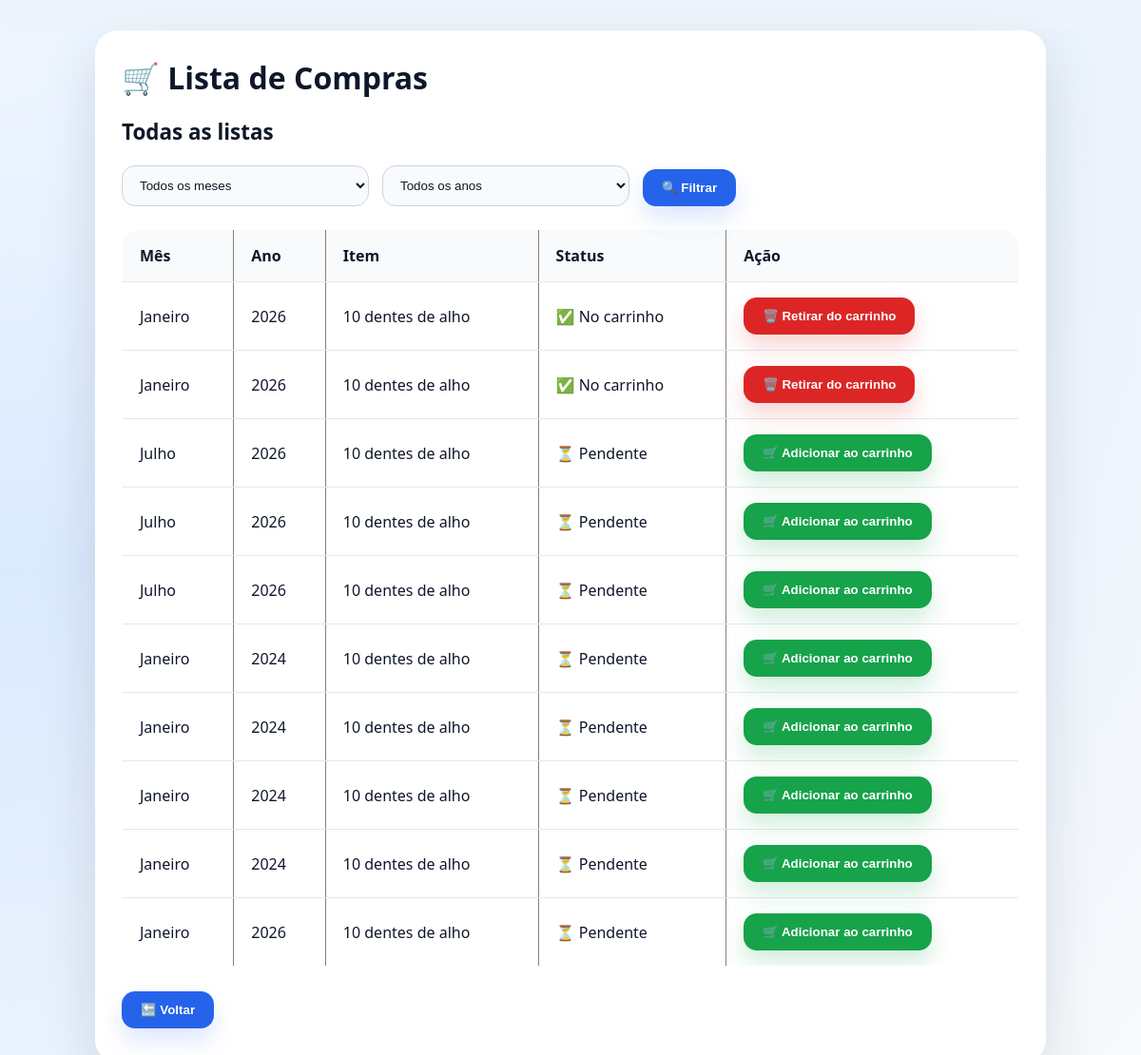
The page /lista.php on the database its author committed.
### tables this page shows
CREATE TABLE `compras` (
  `id` int(11) NOT NULL,
  `mes` varchar(20) DEFAULT NULL,
  `item` varchar(255) DEFAULT NULL,
  `data_cadastro` timestamp NOT NULL DEFAULT current_timestamp(),
  `ano` int(11) DEFAULT NULL,
  `status` varchar(20) DEFAULT 'pendente'
);

### lista.php (the view, shortened to what this page needs)
<?php
$conn = new mysqli("localhost", "root", "", "lista_compras");
$mes = $_GET['mes'] ?? '';
$ano = $_GET['ano'] ?? '';
$sql = "SELECT * FROM compras
        WHERE 1=1";
$sql .= " ORDER BY status, item";
$result = $conn->query($sql);
?>
<!DOCTYPE html>
<html lang="pt-BR">
<head>
    <link rel="stylesheet" href="style.css">
</head>
<body>
    <div class="container">
<h1>🛒 Lista de Compras</h1>
<?php
if ($mes != '' && $ano != '') {
    echo "<h2>$mes / $ano</h2>";
} else {
    echo "<h2>Todas as listas</h2>";
}
?>
<form method="GET">
    <select name="mes">
        <option value="">Todos os meses</option>
    </select>
    <select name="ano">
        <option value="">Todos os anos</option>
    </select>
    <button type="submit">🔍 Filtrar</button>
</form>
<table border="1">
    <tr>
        <th>Mês</th>
        <th>Ano</th>
        <th>Item</th>
        <th>Status</th>
        <th>Ação</th>
    </tr>
    <?php
    while ($row = $result->fetch_assoc()) {
    echo "<tr>";
    echo "<td>{$row['mes']}</td>";
    echo "<td>{$row['ano']}</td>";
    echo "<td>{$row['item']}</td>";
    if ($row['status'] == 'carrinho') {
        echo "<td>✅ No carrinho</td>";
        echo "<td>
            <button class=\"button-danger\" onclick=\"window.location.href='retirar_carrinho.php?id={$row['id']}&mes=$mes&ano=$ano'\">
                🗑️ Retirar do carrinho
            </button>
          </td>";
    } else {
        echo "<td>⏳ Pendente</td>";
        echo "<td>
            <button class=\"button-success\" onclick=\"window.location.href='adicionar_carrinho.php?id={$row['id']}&mes=$mes&ano=$ano'\">
                🛒 Adicionar ao carrinho
            </button>
          </td>";
    }
    echo "</tr>";
}
    ?>
</table>
    <button onclick="window.location.href='index.php'">
        🔙 Voltar
    </button>
    </div>
</body>
</html>

### style.css (style rules this page uses)
:root { color-scheme: light; font-family: "Segoe UI", Tahoma, Geneva, Verdana, sans-serif; background: #eef4fb; color: #102a43; }
* { box-sizing: border-box; }
body { margin: 0; min-height: 100vh; background: radial-gradient(circle at top left, #eff6ff 0%, #dbeafe 35%, #f8fafc 100%); }
.container { width: min(100%, 1000px); margin: 32px auto; padding: 28px 28px 36px; background: #ffffff; border-radius: 24px; box-shadow: 0 24px 60px rgba(15, 23, 42, 0.12); }
h1, h2 { margin-top: 0; margin-bottom: 20px; color: #0f172a; }
h2 { font-size: 1.4rem; }
form { display: flex; flex-wrap: wrap; gap: 14px; align-items: flex-end; margin-bottom: 24px; }
select, input[type="text"] { min-width: 180px; width: 100%; max-width: 260px; padding: 12px 14px; border: 1px solid #cbd5e1; border-radius: 14px; background: #f8fafc; color: #0f172a; transition: border-color 0.2s ease, box-shadow 0.2s ease; }
button { display: inline-flex; align-items: center; justify-content: center; gap: 0.4rem; padding: 12px 20px; border: none; border-radius: 14px; background: #2563eb; color: #ffffff; font-weight: 600; cursor: pointer; transition: transform 0.16s ease, background 0.16s ease, box-shadow 0.16s ease; box-shadow: 0 12px 24px rgba(37, 99, 235, 0.16); }
.button-success { background: #16a34a; box-shadow: 0 12px 24px rgba(22, 163, 74, 0.2); }
.button-danger { background: #dc2626; box-shadow: 0 12px 24px rgba(220, 38, 38, 0.2); }
table { width: 100%; border-collapse: collapse; margin-bottom: 26px; overflow: hidden; border-radius: 18px; background: #ffffff; }
th, td { padding: 16px 18px; border-bottom: 1px solid #e2e8f0; color: #0f172a; }
th { background: #f8fafc; text-align: left; font-weight: 700; }
tr:last-child td { border-bottom: none; }

### rows shown on the page
compras: mes "Janeiro", ano "2026", item "10 dentes de alho"
compras: mes "Janeiro", ano "2026", item "10 dentes de alho"
compras: mes "Julho", ano "2026", item "10 dentes de alho"
compras: mes "Julho", ano "2026", item "10 dentes de alho"
compras: mes "Julho", ano "2026", item "10 dentes de alho"
compras: mes "Janeiro", ano "2024", item "10 dentes de alho"
compras: mes "Janeiro", ano "2024", item "10 dentes de alho"
compras: mes "Janeiro", ano "2024", item "10 dentes de alho"
compras: mes "Janeiro", ano "2024", item "10 dentes de alho"
compras: mes "Janeiro", ano "2026", item "10 dentes de alho"
